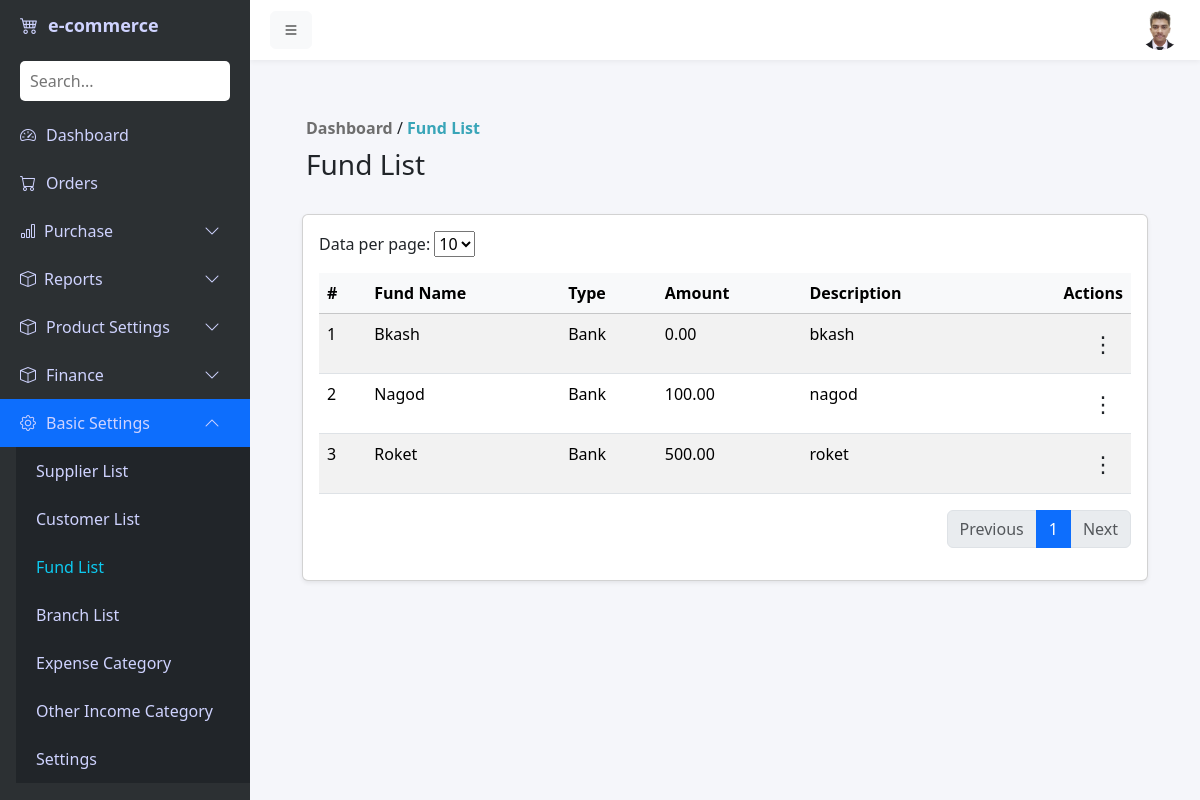
Before: /admin-panel/fund/list/ (signed in) with the older database file.
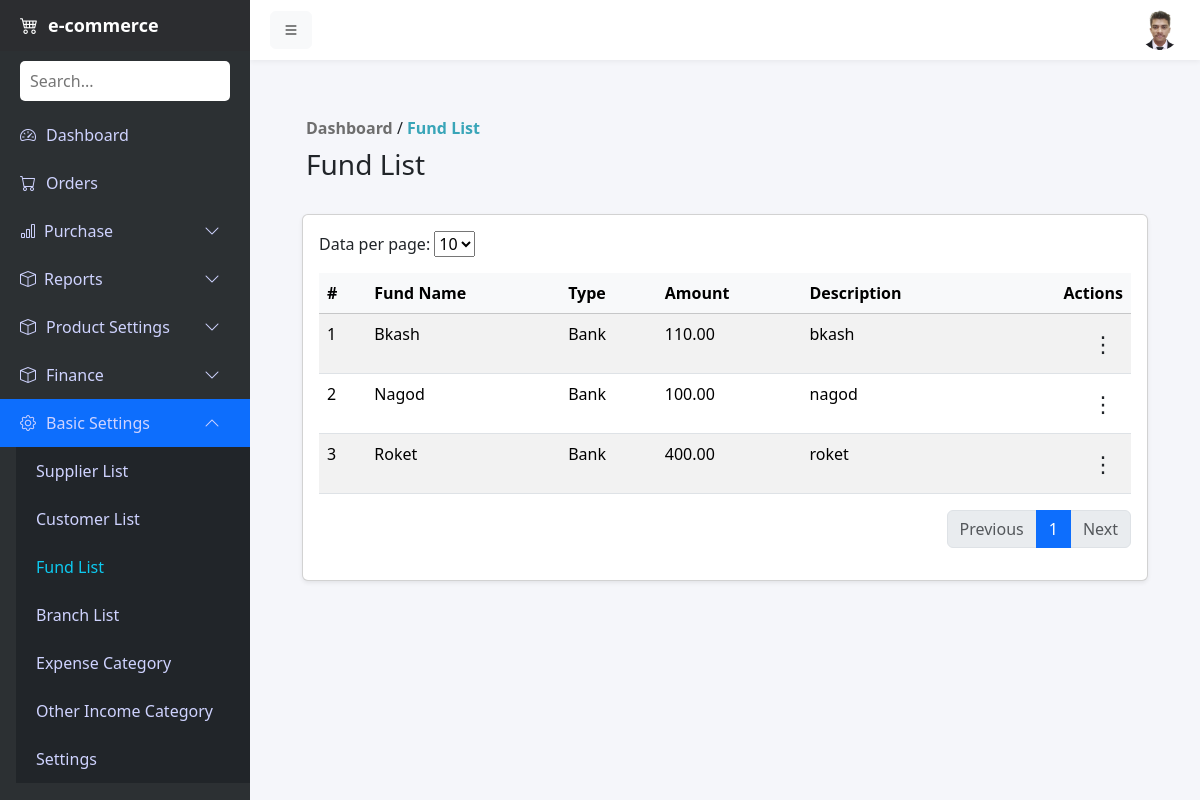
After: the same page with the newer database file.
### admins/models.py (models this page shows, shortened)
class Fund(models.Model):
    FUND_TYPE_CHOICES = (
        ('Bank', 'Bank'),
        ('Other', 'Other'),)
    fund_name = models.CharField(max_length=150)
    fund_type = models.CharField(max_length=10, choices=FUND_TYPE_CHOICES)
    amount = models.DecimalField(max_digits=12, decimal_places=2)
    description = models.TextField(blank=True, null=True)
    created_at = models.DateTimeField(auto_now_add=True)
    updated_at = models.DateTimeField(auto_now=True)

### admins/views.py (the view)
# urls.py: path('fund/list/', views.fund_list, name='fund_list'),
@login_required(login_url='/login/')
def fund_list(request):
    per_page = int(request.GET.get('per_page', 10))
    page = request.GET.get('page', 1)
    funds = Fund.objects.all().order_by('id')  # 👈 fresh queryset
    paginator = Paginator(funds, per_page)
    page_obj = paginator.get_page(page)
    role, permissions, permissions_list = get_role_permissions(request.user)
    return render(request, 'fund/fund_list.html', {
        'page_obj': page_obj,
        'per_page': per_page,
        'permissions':permissions,
        'permissions_list':permissions_list
    })

### products/context_processors.py (called while the page is built)
def wishlist_count(request):
    if request.user.is_authenticated:
        count = Wishlist.objects.filter(user=request.user).count()
    else:
        if not request.session.session_key:
            request.session.create()
        count = Wishlist.objects.filter(
            session_key=request.session.session_key
        ).count()
    return {"wishlist_count": count}

### admins/templates/fund/fund_list.html (shortened to what this page needs)
{% extends 'base.html' %}
{% block content %}
<div class="text m-3">
    <a href="{% url 'admin_dashboard' %}" style="text-decoration: none; color: #6e6e6e;"><b> Dashboard</b></a>
     /
    <span style="color: #39a5b8;"><b>Fund List</b></span>
<div class="d-flex justify-content-between align-items-center mt-2">
    <h3>Fund List</h3>
</div>
</div>
<div class="container mt-4">
    <div class="card shadow-sm">
        <div class="card-body">
            <form method="get" class="d-inline-block mb-3">
                <label>Data per page: </label>
                <select name="per_page" onchange="this.form.submit()">
                    <option value="10" {% if per_page|add:'0' == 10 %}selected{% endif %}>10</option>
                </select>
            </form>
            <table class="table table-striped">
                <thead class="table-light">
                    <tr>
                        <th>#</th>
                        <th>Fund Name</th>
                        <th>Type</th>
                        <th>Amount</th>
                        <th>Description</th>
                        <th class="text-end">Actions</th>
                    </tr>
                </thead>
                <tbody>
                    {% for fund in page_obj %}
                    <tr>
                        <td class="p-2">{{ forloop.counter0|add:page_obj.start_index }}</td>
                        <td>{{ fund.fund_name }}</td>
                        <td>{{ fund.fund_type }}</td>
                        <td>{{ fund.amount }}</td>
                        <td>{{ fund.description|default:"-" }}</td>
                        <td class="text-end">
                            <div class="dropdown">
                                <button class="btn btn-sm " type="button" data-bs-toggle="dropdown" style="font-size: 22px;">
                                    &#8942;
                                </button>
                            </div>
                        </td>
                    </tr>
                    {% empty %}
                    <tr>
                        <td colspan="6" class="text-center">No funds found.</td>
                    </tr>
                    {% endfor %}
                </tbody>
            </table>
            <nav>
                <ul class="pagination justify-content-end mt-3">
                    {% if page_obj.has_previous %}
                    <li class="page-item">
                        <a class="page-link" href="?page={{ page_obj.previous_page_number }}&per_page={{ per_page }}">Previous</a>
                    </li>
                    {% else %}
                    <li class="page-item disabled"><span class="page-link">Previous</span></li>
                    {% endif %}
                    {% for num in page_obj.paginator.page_range %}
                        {% if page_obj.number == num %}
                            <li class="page-item active"><span class="page-link">{{ num }}</span></li>
                        {% else %}
                            <li class="page-item"><a class="page-link" href="?page={{ num }}&per_page={{ per_page }}">{{ num }}</a></li>
                        {% endif %}
                    {% endfor %}
                    {% if page_obj.has_next %}
                    <li class="page-item">
                        <a class="page-link" href="?page={{ page_obj.next_page_number }}&per_page={{ per_page }}">Next</a>
                    </li>
                    {% else %}
                    <li class="page-item disabled"><span class="page-link">Next</span></li>
                    {% endif %}
                </ul>
            </nav>
        </div>
    </div>
</div>
{% endblock %}

Changed rows visible on the page:
changed Fund "Bkash": amount "0.00" → "110.00"
changed Fund "Roket": amount "500.00" → "400.00"
